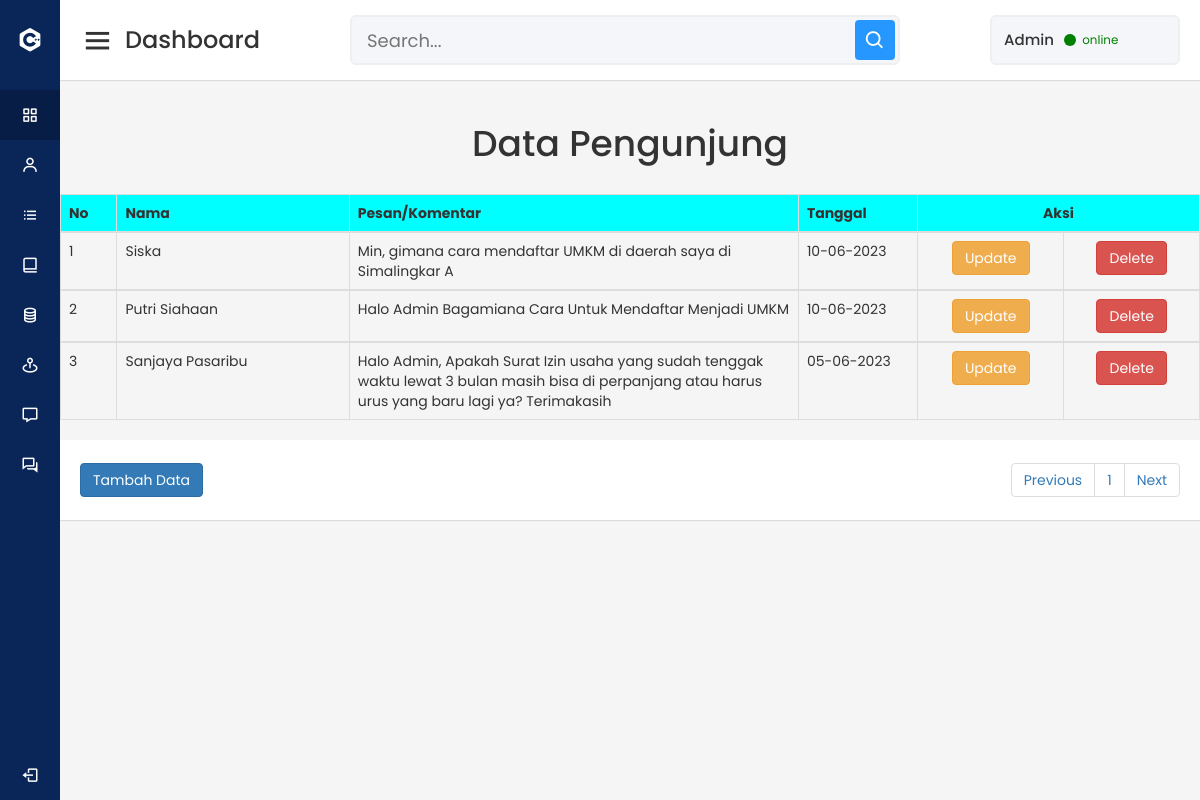
The app's page /Admin/menu/bukutamu.php with its own data.
### tables this page shows
CREATE TABLE IF NOT EXISTS `tbl_bukutamu` (
`id_pengunjung` int(11) NOT NULL,
  `nm_pengunjung` varchar(255) NOT NULL,
  `pesan` text NOT NULL,
  `tanggal` date NOT NULL
);

### Admin/menu/bukutamu.php (the view, shortened to what this page needs)
<?php
include "koneksi.php";
 ?>
<!DOCTYPE html>
<html lang="en" dir="ltr">
  <head>
    <link rel="stylesheet" href="../bootstrap/css/bootstrap.min.css">
    <link rel="stylesheet" href="../style.css">
    <link href='https://unpkg.com/boxicons@2.0.7/css/boxicons.min.css' rel='stylesheet'>
   </head>
<body>
<?php include "menu.php"; ?>
<section class="home-section">
<?php include "header.php"; ?>
  <div class="home-content">
    <center><h1>Data Pengunjung</h1></center>
    <table class="table table-bordered table-hover">
        <br>
        <thead>
        <tr style="background-color: aqua;">
            <th width="15px">No</th>
            <th>Nama</th>
            <th>Pesan/Komentar</th>
            <th>Tanggal</th>
            <th colspan='2' class="text-center">Aksi</th>
        </tr>
        </thead>
        <tbody>
        <?php
        $batas = 5;
        $halaman = isset($_GET['halaman'])?(int)$_GET['halaman'] : 1;
        $halaman_awal = ($halaman>1) ? ($halaman * $batas) - $batas : 0;
        $previous = $halaman - 1;
        $next = $halaman + 1;
        $data = mysqli_query($kon,"select * from tbl_bukutamu");
        $jumlah_data = mysqli_num_rows($data);
        $total_halaman = ceil($jumlah_data / $batas);
        $data_berita = mysqli_query($kon,"select * from tbl_bukutamu order by id_pengunjung desc limit $halaman_awal, $batas");
        $nomor = $halaman_awal+1;
        while($data = mysqli_fetch_array($data_berita)){
          ?>
            <tr>
                <td width="30px"><?php echo $nomor++;?></td>
                <td width="150px"><?php echo $data["nm_pengunjung"]; ?></td>
                <td width="290px"><?php echo $data["pesan"]; ?></td>
                <td width="60px"><?php echo date('d-m-Y', strtotime($data["tanggal"]));?></td>
                <td width="80px">
                    <center> <a href="update_bukutamu.php?id_pengunjung=<?php echo htmlspecialchars($data['id_pengunjung']); ?>" class="btn btn-warning" role="button">Update</a></td> </center>
                <td width="80px">
                    <center> <a href="<?php echo htmlspecialchars($_SERVER["PHP_SELF"]);?>?id_pengunjung=<?php echo $data['id_pengunjung']; ?>" class="btn btn-danger" role="button">Delete</a> </center>
                </td>
            </tr>
            </tbody>
            <?php
        }
        ?>
    </table>
    <nav>
    <a href="tambah_bukutamu.php" class="btn btn-primary" role="button">Tambah Data</a>
      <ul class="pagination justify-content-right">
              <li class="page-item">
                <a class="page-link" <?php if($halaman > 1){ echo "href='?halaman=$previous'"; } ?> >Previous</a>
              </li>
              <?php
              for($x=1;$x<=$total_halaman;$x++){
                ?>
                <li class="page-item"><a class="page-link" href="?halaman=<?php echo $x ?>"><?php echo $x; ?></a></li>
                <?php
              }
              ?>
              <li class="page-item">
                <a  class="page-link" <?php if($halaman < $total_halaman) { echo "href='?halaman=$next'"; } ?>>Next</a>
              </li>
            </ul>
          </nav>
    </div>
</section>
</body>
</html>

### Admin/style.css (style rules this page uses)
* { margin: 0; padding: 0; box-sizing: border-box; font-family: 'Poppins', sans-serif; }
.home-section { position: relative; background: #f5f5f5; min-height: 100vh; width: calc(100% - 240px); left: 240px; transition: all 0.5s ease; }
.home-section nav { display: flex; justify-content: space-between; height: 80px; background: #fff; display: flex; align-items: center; position: fixed; width: calc(100% - 240px); left: 240px; z-index: 100; padding: 0 20px; box-shadow: 0 1px 1px rgba(0, 0, 0, 0.1); transition: all 0.5s ease; }
.home-section .home-content { position: relative; padding-top: 104px; }
@media (max-width: 1240px) { .home-section { width: calc(100% - 60px); left: 60px; } }
@media (max-width: 1240px) { .home-section nav { width: calc(100% - 60px); left: 60px; } }

### records on screen
tbl_bukutamu: nm_pengunjung "Siska", pesan "Min, gimana cara mendaftar UMKM di daerah saya di Simalingkar A", tanggal "10-06-2023"
tbl_bukutamu: nm_pengunjung "Putri Siahaan", pesan "Halo Admin Bagamiana Cara Untuk Mendaftar Menjadi UMKM", tanggal "10-06-2023"
tbl_bukutamu: nm_pengunjung "Sanjaya Pasaribu", pesan "Halo Admin, Apakah Surat Izin usaha yang sudah tenggak waktu lewat 3 bulan masih bisa di perpanjang atau harus urus yang baru lagi ya? Terimakasih", tanggal "05-06-2023"
